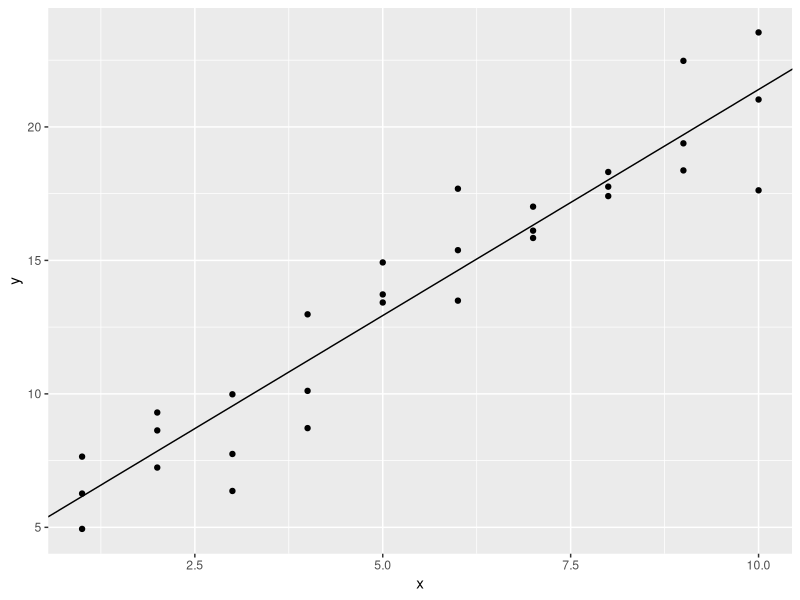

Generate this figure with R: (Note: this script raises an error after producing the figure.)
## ---- chunk 1
library(tibble)
library(tidyverse)
library(kableExtra)
dis <- list()
for(i in 1:10){
sim1a <- tibble(
  x=rep(1:10,each=3),
  y=x*1.5+6+rt(length(x),df=2)
)
dis[i] <- round(sqrt(mean((summary(lm(y~x,data=sim1a))$residuals)^2)),5)
}
dis <- do.call(rbind.data.frame,dis)
colnames(dis) <- 'distance'
dis %>% 
  kbl() %>% 
  kable_paper('hover',full_width=F)

sim1a %>% ggplot(aes(x=x,y=y))+
  geom_point()+
  geom_abline(aes(intercept=coef(lm(y~x,data=sim1a))[[1]],slope=coef(lm(y~x,data=sim1a))[[2]]))

## ---- chunk 2
lm_sim1a <- lm(y~x,data=sim1a)
sim1a <- as.data.frame(sim1a)
model1 <- function(a,data){ a[1]+ data$x*a[2]}
measure_dis <- function(mod,data) {
  new <- data %>% select(x)
  diff <- data$y-model1(mod,new)
  mean(abs(diff))
}
measure_dis(c(1,2),sim1a)
best <- optim(c(0,0),measure_dis,data=sim1a)
# the difference between abs-mean = best$par and root-mean =coef(lm)
best$par #a1 =intercept, a2 =slope
coef(lm_sim1a)
## ---- chunk 3
model_loess <- loess(y~x, data =sim1)
grid <-  sim1 %>% data_grid(x) %>% add_predictions(model_loess)
sim1 %>% ggplot(aes(x,y))+
  geom_point()+
  geom_line(aes(x,pred),data=grid)+
  ggtitle('loess regression line')+
  NULL
sim1 <- sim1 %>% add_residuals(model_loess)
sim1 %>% ggplot(aes(resid))+
  geom_freqpoly()
sim1 %>% ggplot(aes(x,resid))+
  geom_point()+
  geom_ref_line(h=0)
